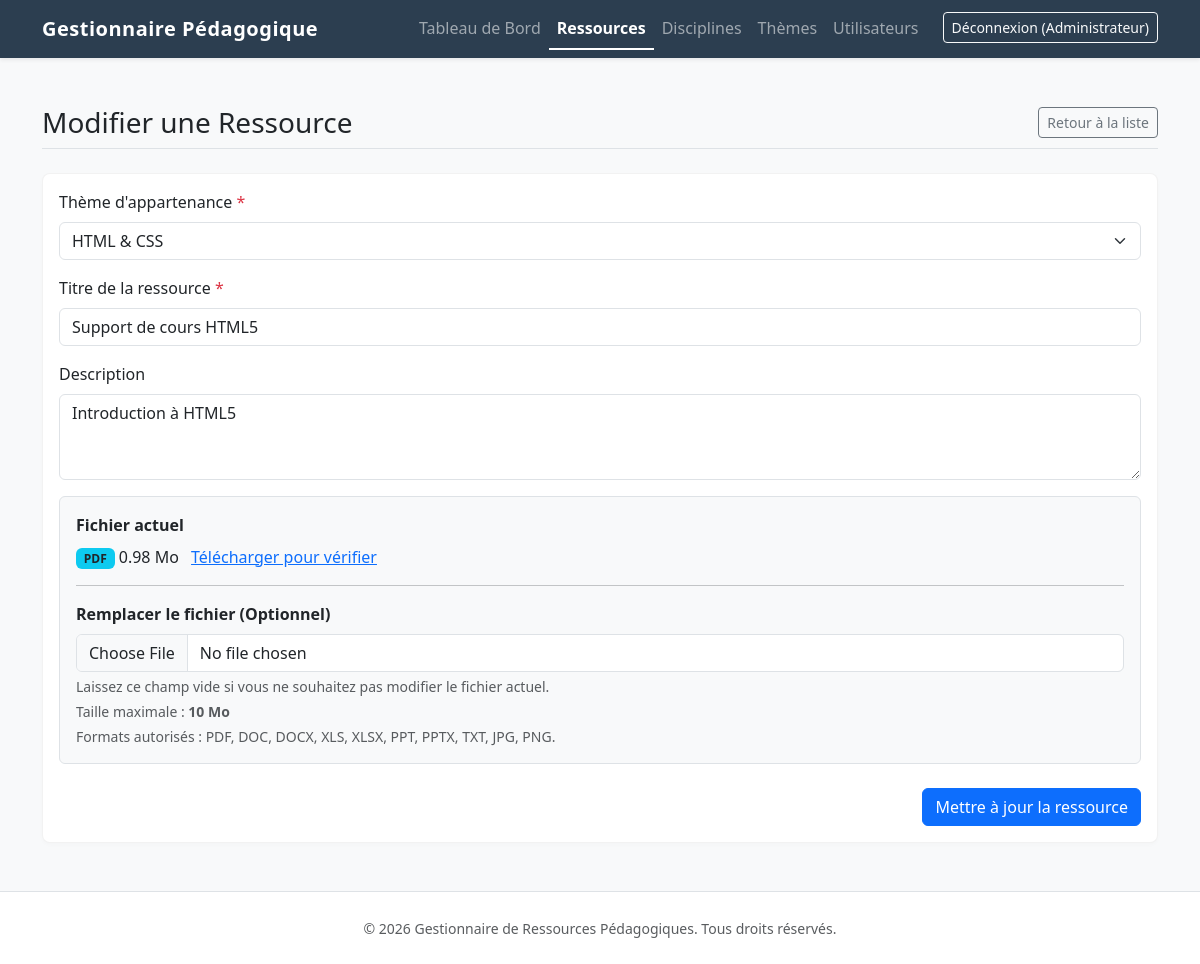
The page /index.php?page=resources&action=edit&id=1 (signed in) on the database its author committed.
### tables this page shows
CREATE TABLE IF NOT EXISTS resources (
    id INT AUTO_INCREMENT PRIMARY KEY,
    theme_id INT NOT NULL,
    user_id INT NOT NULL,
    title VARCHAR(255) NOT NULL,
    description TEXT,
    file_path VARCHAR(255) NOT NULL,
    file_type VARCHAR(255) NOT NULL,
    file_size INT NOT NULL,
    created_at DATETIME DEFAULT CURRENT_TIMESTAMP,
    CONSTRAINT fk_resources_themes FOREIGN KEY (theme_id) REFERENCES themes(id) ON DELETE RESTRICT,
    CONSTRAINT fk_resources_users FOREIGN KEY (user_id) REFERENCES users(id) ON DELETE RESTRICT
);

CREATE TABLE IF NOT EXISTS themes (
    id INT AUTO_INCREMENT PRIMARY KEY,
    discipline_id INT NOT NULL,
    name VARCHAR(255) NOT NULL,
    description TEXT,
    created_at DATETIME DEFAULT CURRENT_TIMESTAMP,
    CONSTRAINT fk_themes_disciplines FOREIGN KEY (discipline_id) REFERENCES disciplines(id) ON DELETE RESTRICT
);

### controllers/ResourceController.php (called while the page is built, shortened)
<?php
require_once __DIR__ . '/../models/Resource.php';
require_once __DIR__ . '/../models/Theme.php';
class ResourceController {
    private $model;
    private $themeModel;
    public function __construct() {
        try {
            $this->model = new Resource();
            $this->themeModel = new Theme();
        } catch (\PDOException $e) {
            $this->model = null;
            $this->themeModel = null;
            $this->disciplineModel = null;
        }
    }
    public function edit() {
        $id = filter_input(INPUT_GET, 'id', FILTER_VALIDATE_INT);
        $resource = $this->model->getById($id);
        $themes = $this->themeModel ? $this->themeModel->getAllWithDiscipline() : [];
        $title = $resource['title'];
        $description = $resource['description'];
        $themeId = $resource['theme_id'];
        require_once __DIR__ . '/../views/resources/edit.php';
    }
}

### core/helpers.php (called while the page is built, shortened)
<?php
function h(?string $string): string {
    return htmlspecialchars($string, ENT_QUOTES | ENT_HTML5, 'UTF-8');
}

### config/database.php (called while the page is built, shortened)
<?php
function getDBConnection() {
    $dsn = "mysql:host=" . DB_HOST . ";dbname=" . DB_NAME . ";charset=utf8mb4";
    $options = [
        PDO::ATTR_ERRMODE            => PDO::ERRMODE_EXCEPTION,
        PDO::ATTR_DEFAULT_FETCH_MODE => PDO::FETCH_ASSOC,
        PDO::ATTR_EMULATE_PREPARES   => false,
    ];
    try {
        return new PDO($dsn, DB_USER, DB_PASS, $options);
    } catch (\PDOException $e) {
        error_log("Database Connection Error: " . $e->getMessage());
        http_response_code(500);
        die("Une erreur serveur est survenue.");
    }
}

### models/Theme.php (called while the page is built, shortened)
<?php
require_once __DIR__ . '/../config/database.php';
class Theme {
    private $pdo;
    public function __construct() {
        $this->pdo = getDBConnection();
    }
    public function getAllWithDiscipline() {
        $sql = "SELECT t.*, d.name as discipline_name
                FROM themes t
                JOIN disciplines d ON t.discipline_id = d.id
                ORDER BY d.name ASC, t.name ASC";
        $stmt = $this->pdo->query($sql);
        return $stmt->fetchAll();
    }
}

### models/Resource.php (called while the page is built, shortened)
<?php
require_once __DIR__ . '/../config/database.php';
class Resource {
    private $pdo;
    public function __construct() {
        $this->pdo = getDBConnection();
    }
    public function getById($id) {
        $stmt = $this->pdo->prepare("SELECT * FROM resources WHERE id = :id");
        $stmt->execute(['id' => $id]);
        return $stmt->fetch();
    }
}

### views/resources/edit.php (the view, shortened to what this page needs)
<?php require_once __DIR__ . '/../layout/header.php'; ?>
<div class="d-flex justify-content-between align-items-center border-bottom pb-2 mb-4">
    <h1 class="h3 mb-0">Modifier une Ressource</h1>
    <a href="/index.php?page=resources" class="btn btn-outline-secondary btn-sm">Retour à la liste</a>
</div>
<div class="card">
    <div class="card-body">
        <form action="/index.php?page=resources&action=edit&id=<?= h($id) ?>" method="POST" enctype="multipart/form-data">
            <div class="mb-3">
                <label for="theme_id" class="form-label">Thème d'appartenance <span class="text-danger">*</span></label>
                <select class="form-select" id="theme_id" name="theme_id" required>
                    <?php
                    $currentDiscipline = '';
                    foreach ($themes as $t):
                        if ($currentDiscipline !== $t['discipline_name']):
                            if ($currentDiscipline !== '') echo '</optgroup>';
                            $currentDiscipline = $t['discipline_name'];
                            echo '<optgroup label="' . h($currentDiscipline) . '">';
                        endif;
                    ?>
                        <option value="<?= $t['id'] ?>" <?= (isset($themeId) && $themeId == $t['id']) ? 'selected' : '' ?>>
                            <?= h($t['name']) ?>
                        </option>
                    <?php
                    endforeach;
                    if ($currentDiscipline !== '') echo '</optgroup>';
                    ?>
                </select>
            </div>
            <div class="mb-3">
                <label for="title" class="form-label">Titre de la ressource <span class="text-danger">*</span></label>
                <input type="text" class="form-control" id="title" name="title" value="<?= h($title ?? '') ?>" required>
            </div>
            <div class="mb-3">
                <label for="description" class="form-label">Description</label>
                <textarea class="form-control" id="description" name="description" rows="3"><?= h($description ?? '') ?></textarea>
            </div>
            <div class="mb-4 p-3 bg-light border rounded">
                <label class="form-label fw-bold">Fichier actuel</label>
                <p class="mb-3">
                    <span class="badge bg-info text-dark"><?= h(strtoupper(pathinfo($resource['file_path'], PATHINFO_EXTENSION))) ?></span>
                    <?= round($resource['file_size'] / 1024 / 1024, 2) ?> Mo
                    <a href="/index.php?page=resources&action=download&id=<?= $resource['id'] ?>" target="_blank" class="ms-2">Télécharger pour vérifier</a>
                </p>
                <hr>
                <label for="file" class="form-label fw-bold">Remplacer le fichier (Optionnel)</label>
                <input type="file" class="form-control" id="file" name="file">
                <div class="form-text">
                    <p class="mb-1">Laissez ce champ vide si vous ne souhaitez pas modifier le fichier actuel.</p>
                    <p class="mb-1">Taille maximale : <strong>10 Mo</strong></p>
                    <p class="mb-0">Formats autorisés : PDF, DOC, DOCX, XLS, XLSX, PPT, PPTX, TXT, JPG, PNG.</p>
                </div>
            </div>
            <div class="d-grid gap-2 d-md-flex justify-content-md-end">
                <button type="submit" class="btn btn-primary">Mettre à jour la ressource</button>
            </div>
        </form>
    </div>
</div>
<?php require_once __DIR__ . '/../layout/footer.php'; ?>

### assets/css/style.css (style rules this page uses)
:root { --primary-color: #2c3e50; --secondary-color: #34495e; }
.card { border: 1px solid rgba(0,0,0,0.05); box-shadow: 0 2px 4px rgba(0,0,0,0.02); border-radius: 8px; transition: transform 0.2s ease-in-out; }
h1, h2, h3, h4, h5, h6 { color: var(--secondary-color); }

### rows shown on the page
resources: theme_id "HTML & CSS", title "Support de cours HTML5", description "Introduction à HTML5", file_path "PDF", $resource['file_size']/1024/1024 "0.98"

### other values the page prints
$_SESSION['user_name'] "Administrateur"
